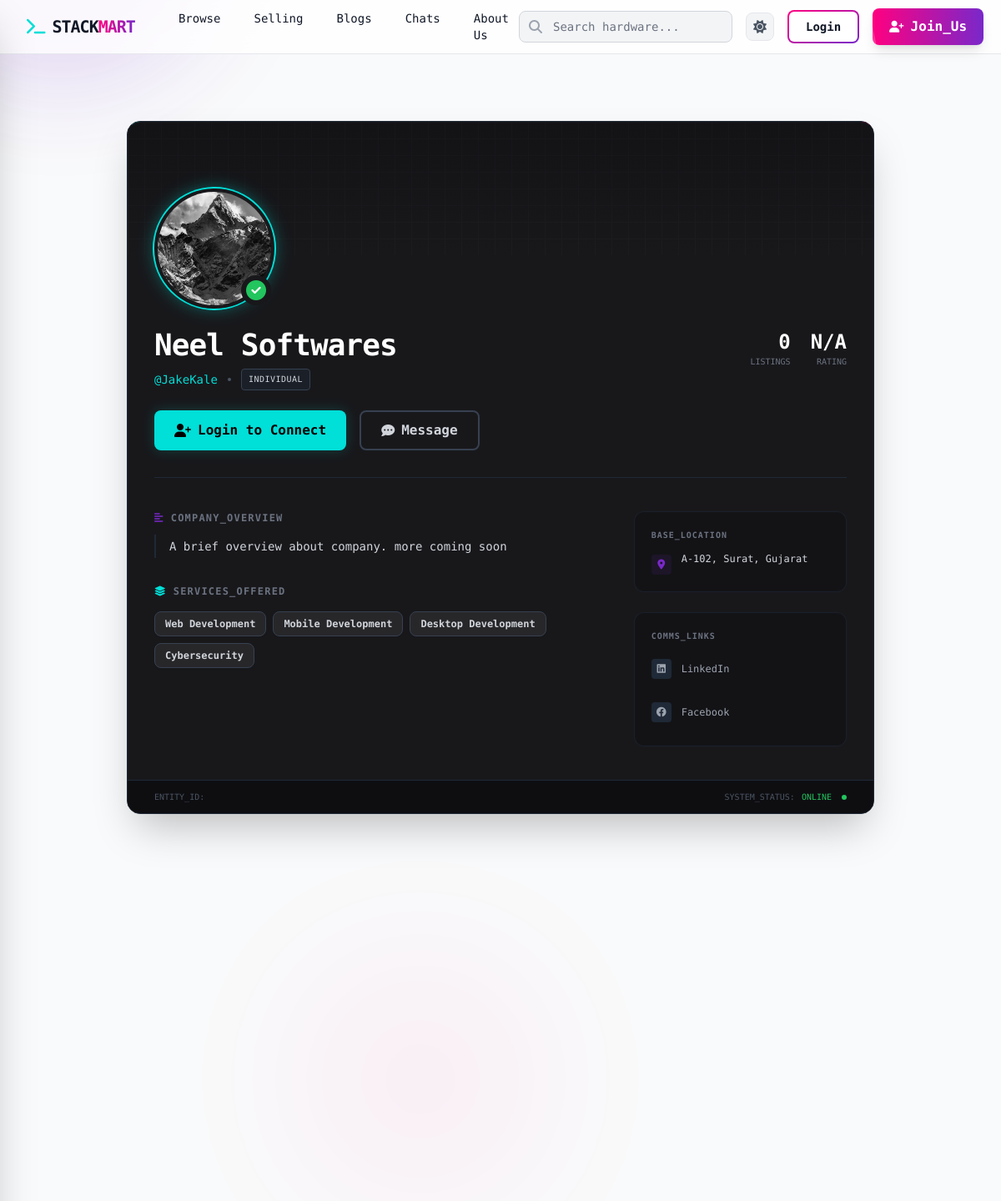
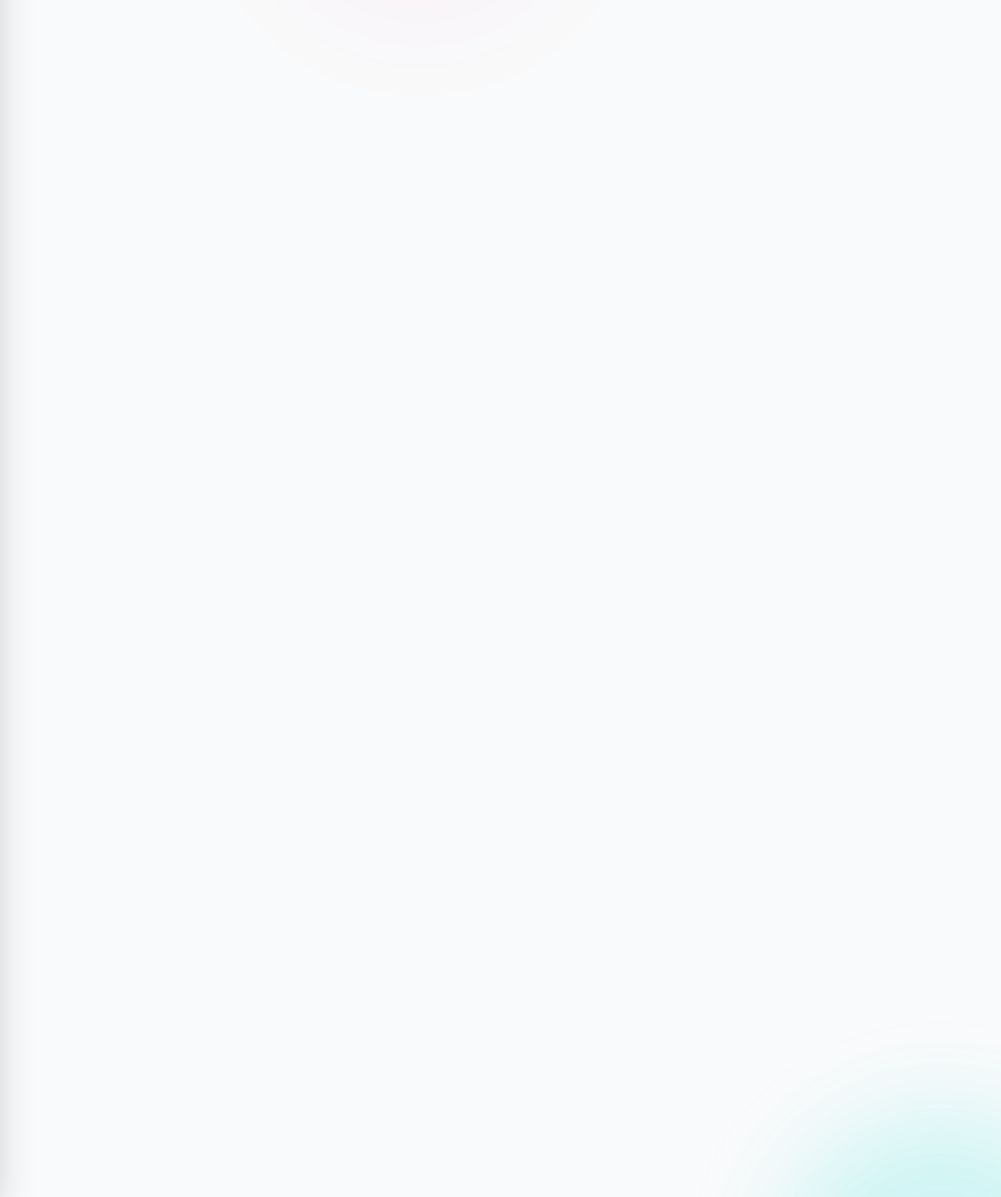
/profile/df89dacc-6699-44d5-8594-4253ddb15ab0, run on the app's committed database (2 pictures, top to bottom).
### apps/users/models.py (models this page shows, shortened)
class SellerProfile(BaseClass):
    SELLER_TYPE_CHOICES = (
        ('individual', 'Individual'),
        ('business', 'Business'),
    )
    user = models.OneToOneField(
        User,
        on_delete=models.CASCADE,
        related_name='seller_profile'
    )
    seller_type = models.CharField(
        max_length=20,
        choices=SELLER_TYPE_CHOICES,
        default='individual'
    )
    business_name = models.CharField(max_length=255, help_text="Brand name or Company name")
    profile_pic = models.ImageField(upload_to=bizz_profile_upload_path, blank=True, null=True, default="defaults/seller-avatar.svg")
    description = models.TextField(blank=True)
    address = models.TextField()
    is_verified = models.BooleanField(default=False)
    services = models.ManyToManyField(
        Service,
        related_name='sellers',  # This key allows the reverse lookup!
        blank=True
    )

class User(BaseClass):
    USER_TYPE_CHOICES = (
        ("buyer", "Buyer"),
        ("seller", "Seller"),
    )
    user_type = models.CharField(max_length=50, null=False, blank=False, choices=USER_TYPE_CHOICES)
    profile = models.ImageField(upload_to=profile_upload_path, default="defaults/user-avatar.svg")
    username = models.CharField(max_length=100,null=False,blank=False,unique=True)
    email = models.EmailField(max_length=100, null=False, blank=False, unique=True)
    mobile = models.CharField(max_length=100, null=False, blank=False, unique=True)
    pancard = models.FileField(upload_to=pancard_upload_path, null=False, blank=False)
    password = models.CharField(max_length=255, null=False, blank=False)
    is_active = models.BooleanField(default=False)
    is_mail_verified = models.BooleanField(default=False)
    last_login = models.DateTimeField(null=True, blank=True)
    is_online = models.BooleanField(default=False)
    last_seen = models.DateTimeField(null=True, blank=True)

class Service(models.Model):
    name = models.CharField(max_length=100, unique=True)
    description = models.TextField(blank=True)
    is_approved = models.BooleanField(default=False, help_text="Only admin approved services are visible to all.")
    suggested_by = models.ForeignKey(
        'SellerProfile',
        on_delete=models.SET_NULL,
        null=True,
        blank=True,
        related_name='suggested_services'
    )
    created_at = models.DateTimeField(auto_now_add=True)

class SocialLink(models.Model):
    PLATFORM_CHOICES = (
        ('linkedin', 'LinkedIn'),
        ('github', 'GitHub'),
        ('twitter', 'X (Twitter)'),
        ('facebook', 'Facebook'),
        ('instagram', 'Instagram'),
        ('website', 'Personal Website'),
    )
    seller = models.ForeignKey(
        SellerProfile,
        on_delete=models.CASCADE,
        related_name='social_links' # This allows access via seller.social_links.all()
    )
    platform = models.CharField(max_length=20, choices=PLATFORM_CHOICES)
    url = models.URLField(help_text="Full URL (e.g., https://github.com/username)")
    display_order = models.PositiveIntegerField(default=0)
    class Meta:
        ordering = ['display_order']

### apps/dashboard/views.py (the view)
# urls.py: path('profile/<uuid:user_id>', profilePublicView, name='profilePublicView'),
def profilePublicView(request,user_id):
    store={
            'seller':{'template_path':'dashboard/public_seller_profile.html'},
            'buyer':{'template_path':'dashboard/public_buyer_profile.html'},
        }
    getUser = get_object_or_404(User,id=user_id)
    context = {
        'existing_request':None,
        'next_url':request.path
    }
    if getUser.user_type=="seller" and hasattr(getUser,'seller_profile'):
        context['seller']=getUser.seller_profile
    else:
        context['buyer']=getUser
    if request.isAuthenticated:
        if getUser.id!=request.authenticated_user.id:
            context['existing_request'] = getExistingRequest(request.authenticated_user,getUser.id)
    return render(request,store[getUser.user_type]['template_path'],context)

### apps/dashboard/templates/dashboard/public_seller_profile.html (shortened to what this page needs)
{% extends 'dashboard/base.html' %}
{% load static %}
{% block content %}
<div class="min-h-screen p-4 md:p-12 flex justify-center items-start">
    <div class="relative w-full max-w-4xl bg-[#18181b] rounded-2xl shadow-2xl border border-gray-800 overflow-hidden group">
        <div class="absolute top-0 left-0 w-full h-1 bg-gradient-to-r from-brand-cyan via-brand-purple to-brand-pink"></div>
        <div class="h-40 bg-gradient-to-b from-[#131316] to-[#18181b] relative overflow-hidden">
            <div class="absolute inset-0 opacity-10"
                 style="background-image: linear-gradient(#3f3f46 1px, transparent 1px), linear-gradient(to right, #3f3f46 1px, transparent 1px); background-size: 20px 20px;">
            </div>
        </div>
        <div class="px-8 pb-10 relative">
            <div class="-mt-20 mb-6 flex justify-between items-end">
                <div class="relative group">
                    <img src="{% if seller.profile_pic %}{{ seller.profile_pic.url }}{% else %}{% static 'images/default_avatar.svg' %}{% endif %}"
                         alt="Seller Avatar"
                         class="w-36 h-36 rounded-full object-cover border-4 border-[#18181b] shadow-2xl bg-[#18181b] transition-transform duration-300 group-hover:scale-105
                                {% if seller.seller_type == 'business' %}
                                    ring-2 ring-brand-purple shadow-[0_0_20px_rgba(121,40,202,0.4)]
                                {% else %}
                                    ring-2 ring-brand-cyan shadow-[0_0_20px_rgba(0,223,216,0.4)]
                                {% endif %}">
                    {% if seller.is_verified %}
                    <div class="absolute bottom-1 right-1 bg-[#18181b] rounded-full p-1.5 z-20" title="Verified Seller">
                        <div class="relative flex items-center justify-center w-6 h-6">
                            <div class="absolute bg-white rounded-full w-5 h-5"></div>
                            <i class="fa-solid fa-circle-check text-green-500 text-2xl relative z-10"></i>
                        </div>
                    </div>
                    {% endif %}
                </div>
            </div>
            <div class="flex flex-col md:flex-row md:items-start justify-between gap-6 mb-10 border-b border-gray-800 pb-8">
                <div class="flex-grow">
                    <h1 class="text-3xl md:text-4xl font-bold text-white font-mono tracking-tight mb-2">
                        {{ seller.business_name }}
                    </h1>
                    <div class="flex flex-wrap items-center gap-3 text-sm font-mono text-gray-400 mb-6">
                        <span class="text-brand-cyan">@{{ seller.user.username }}</span>
                        <span class="w-1 h-1 rounded-full bg-gray-600"></span>
                        <span class="uppercase text-[10px] border border-gray-700 bg-gray-800/50 px-2 py-0.5 rounded text-gray-300 tracking-wider">
                            {{ seller.get_seller_type_display }}
                        </span>
                    </div>
                    {% if not seller.user.id == request.authenticated_user.id %}
                    <div class="flex flex-wrap gap-4 animate-fade-in-up">
                        {% if not request.isAuthenticated %}
                            <a href="{% url 'login' %}?next={{ next_url }}" class="flex items-center gap-2 px-6 py-2.5 bg-brand-cyan text-black font-bold font-mono rounded-lg hover:brightness-110 transition-all shadow-[0_0_15px_rgba(0,223,216,0.2)]">
                                <i class="fa-solid fa-user-plus"></i> Login to Connect
                            </a>
                        {% endif %}
                        {% if not requst.isAuthenticated %}
                            <a href="{% url 'login' %}?next={{ next_url }}" class="flex items-center gap-2 px-6 py-2.5 bg-transparent border-2 border-gray-700 text-gray-300 font-bold font-mono rounded-lg hover:border-gray-500 hover:text-white transition-all">
                                <i class="fa-solid fa-comment-dots"></i> Message
                            </a>
                        {% else %}
                            <a href="#" class="flex items-center gap-2 px-6 py-2.5 bg-transparent border-2 border-gray-700 text-gray-300 font-bold font-mono rounded-lg hover:border-gray-500 hover:text-white transition-all">
                                <i class="fa-solid fa-comment-dots"></i> Message
                            </a>
                        {% endif %}
                    </div>
                    {% endif %}
                    </div>
                <div class="flex gap-6 text-right flex-shrink-0">
                    <div>
                        <div class="text-2xl font-bold text-white font-mono">0</div>
                        <div class="text-[10px] text-gray-500 uppercase font-mono">Listings</div>
                    </div>
                    <div>
                        <div class="text-2xl font-bold text-white font-mono">N/A</div>
                        <div class="text-[10px] text-gray-500 uppercase font-mono">Rating</div>
                    </div>
                </div>
            </div>
            <div class="grid grid-cols-1 md:grid-cols-3 gap-8">
                <div class="md:col-span-2 space-y-8">
                    <div class="group">
                        <h3 class="text-xs font-bold text-gray-500 uppercase font-mono mb-3 tracking-widest flex items-center gap-2">
                            <i class="fa-solid fa-align-left text-brand-purple"></i> Company_Overview
                        </h3>
                        <div class="text-gray-300 text-sm leading-7 font-mono border-l-2 border-gray-800 pl-4 group-hover:border-brand-purple/50 transition-colors">
                            {{ seller.description|default:"No description provided yet."|linebreaksbr }}
                        </div>
                    </div>
                    <div>
                        <h3 class="text-xs font-bold text-gray-500 uppercase font-mono mb-4 tracking-widest flex items-center gap-2">
                            <i class="fa-solid fa-layer-group text-brand-cyan"></i> Services_Offered
                        </h3>
                        <div class="flex flex-wrap gap-2">
                            {% for service in seller.services.all %}
                                {% if service.is_approved %}
                                <span class="px-3 py-1.5 rounded-lg text-xs font-bold font-mono bg-[#27272a] border border-gray-700 text-gray-300 hover:border-brand-cyan hover:text-brand-cyan hover:bg-brand-cyan/5 transition-all cursor-default shadow-sm">
                                    {{ service.name }}
                                </span>
                                {% endif %}
                            {% empty %}
                                <span class="text-gray-600 text-xs italic font-mono px-2">No listed services.</span>
                            {% endfor %}
                        </div>
                    </div>
                </div>
                <div class="md:col-span-1 space-y-6">
                    <div class="p-5 rounded-xl bg-[#131316] border border-gray-800/60 hover:border-gray-700 transition-colors">
                        <h3 class="text-[10px] font-bold text-gray-500 uppercase font-mono mb-3 tracking-widest">Base_Location</h3>
                        <div class="flex items-start gap-3">
                            <div class="mt-1 w-6 h-6 rounded bg-brand-purple/10 flex items-center justify-center flex-shrink-0">
                                <i class="fa-solid fa-location-dot text-brand-purple text-xs"></i>
                            </div>
                            <p class="text-xs text-gray-300 font-mono leading-relaxed break-words">
                                {{ seller.address|default:"Location Data Unavailable" }}
                            </p>
                        </div>
                    </div>
                    <div class="p-5 rounded-xl bg-[#131316] border border-gray-800/60 hover:border-gray-700 transition-colors">
                        <h3 class="text-[10px] font-bold text-gray-500 uppercase font-mono mb-3 tracking-widest">Comms_Links</h3>
                        <div class="flex flex-col gap-3">
                            {% for link in seller.social_links.all %}
                                <a href="{{ link.url }}" target="_blank" class="flex items-center gap-3 text-xs font-mono text-gray-400 hover:text-white transition-colors group p-2 rounded hover:bg-white/5 -mx-2">
                                    <div class="w-6 h-6 rounded bg-gray-800 flex items-center justify-center group-hover:bg-brand-cyan group-hover:text-black transition-colors">
                                        {% if link.platform == 'website' %}
                                            <i class="fa-solid fa-globe"></i>
                                        {% else %}
                                            <i class="fa-brands fa-{{ link.platform|lower }}"></i>
                                        {% endif %}
                                    </div>
                                    <span class="truncate">{{ link.get_platform_display }}</span>
                                </a>
                            {% empty %}
                                <div class="text-center py-4 text-gray-600 text-xs font-mono italic">
                                    No external links.
                                </div>
                            {% endfor %}
                        </div>
                    </div>
                </div>
            </div>
        </div>
        <div class="bg-[#0e0e11] py-3 px-8 border-t border-gray-800 flex justify-between items-center text-[10px] font-mono">
            <div class="text-gray-600">
                ENTITY_ID:
            </div>
            <div class="flex items-center gap-2">
                <span class="text-gray-600">SYSTEM_STATUS:</span>
                <span class="text-green-500">ONLINE</span>
                <div class="w-1.5 h-1.5 rounded-full bg-green-500 animate-pulse ml-1"></div>
            </div>
        </div>
    </div>
</div>
{% endblock %}

### data on the page
SellerProfile: profile_pic (picture), business_name "Neel Softwares", user.username "JakeKale", seller_type "INDIVIDUAL", description "A brief overview about company. more coming soon", address "A-102, Surat, Gujarat"
Service: name "Web Development"
Service: name "Mobile Development"
Service: name "Desktop Development"
Service: name "Cybersecurity"
SocialLink: platform "LinkedIn"
SocialLink: platform "Facebook"
